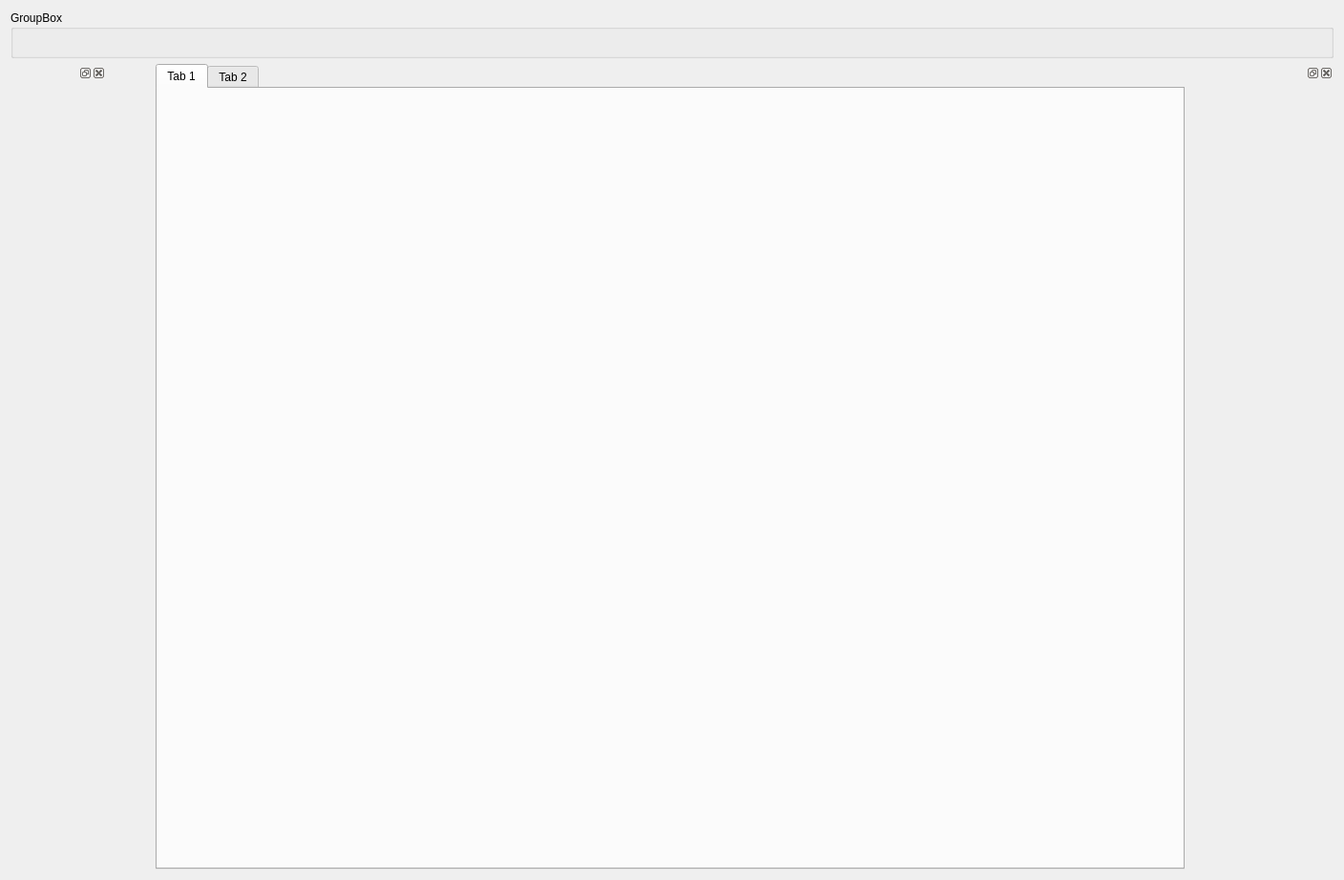
<?xml version="1.0" encoding="UTF-8"?>
<ui version="4.0">
 <class>Form</class>
 <widget class="QWidget" name="Form">
  <property name="geometry">
   <rect>
    <x>0</x>
    <y>0</y>
    <width>1408</width>
    <height>922</height>
   </rect>
  </property>
  <property name="windowTitle">
   <string>Form</string>
  </property>
  <layout class="QGridLayout" name="gridLayout">
   <item row="1" column="2">
    <widget class="QTabWidget" name="tabWidget">
     <property name="sizePolicy">
      <sizepolicy hsizetype="Expanding" vsizetype="Expanding">
       <horstretch>2</horstretch>
       <verstretch>0</verstretch>
      </sizepolicy>
     </property>
     <property name="minimumSize">
      <size>
       <width>250</width>
       <height>100</height>
      </size>
     </property>
     <widget class="QWidget" name="tab">
      <attribute name="title">
       <string>Tab 1</string>
      </attribute>
     </widget>
     <widget class="QWidget" name="tab_2">
      <attribute name="title">
       <string>Tab 2</string>
      </attribute>
     </widget>
    </widget>
   </item>
   <item row="0" column="0" colspan="4">
    <widget class="QGroupBox" name="groupBox">
     <property name="minimumSize">
      <size>
       <width>0</width>
       <height>50</height>
      </size>
     </property>
     <property name="maximumSize">
      <size>
       <width>16777215</width>
       <height>50</height>
      </size>
     </property>
     <property name="title">
      <string>GroupBox</string>
     </property>
     <property name="flat">
      <bool>false</bool>
     </property>
     <property name="checkable">
      <bool>false</bool>
     </property>
    </widget>
   </item>
   <item row="1" column="0">
    <widget class="QDockWidget" name="dockWidget">
     <property name="sizePolicy">
      <sizepolicy hsizetype="Minimum" vsizetype="Preferred">
       <horstretch>0</horstretch>
       <verstretch>0</verstretch>
      </sizepolicy>
     </property>
     <property name="minimumSize">
      <size>
       <width>100</width>
       <height>50</height>
      </size>
     </property>
     <property name="maximumSize">
      <size>
       <width>524287</width>
       <height>524287</height>
      </size>
     </property>
     <property name="floating">
      <bool>true</bool>
     </property>
     <property name="allowedAreas">
      <set>Qt::LeftDockWidgetArea</set>
     </property>
     <widget class="QWidget" name="dockWidgetContents"/>
    </widget>
   </item>
   <item row="1" column="3">
    <widget class="QDockWidget" name="dockWidget_2">
     <property name="sizePolicy">
      <sizepolicy hsizetype="Minimum" vsizetype="Preferred">
       <horstretch>0</horstretch>
       <verstretch>0</verstretch>
      </sizepolicy>
     </property>
     <property name="minimumSize">
      <size>
       <width>150</width>
       <height>100</height>
      </size>
     </property>
     <property name="maximumSize">
      <size>
       <width>524287</width>
       <height>524287</height>
      </size>
     </property>
     <property name="floating">
      <bool>true</bool>
     </property>
     <property name="allowedAreas">
      <set>Qt::RightDockWidgetArea</set>
     </property>
     <widget class="QWidget" name="dockWidgetContents_2"/>
    </widget>
   </item>
   <item row="1" column="1">
    <spacer name="horizontalSpacer">
     <property name="orientation">
      <enum>Qt::Horizontal</enum>
     </property>
     <property name="sizeHint" stdset="0">
      <size>
       <width>40</width>
       <height>20</height>
      </size>
     </property>
    </spacer>
   </item>
  </layout>
 </widget>
 <resources>
  <include location="resources/antistasi_logbook_resources.qrc"/>
 </resources>
 <connections/>
</ui>
